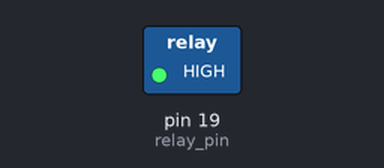
This sketch was run on a simulated Arduino Uno, built with avr-gcc and run on an emulated ATmega328P. Shown: switched loads named in the sketch (green lamp = pin HIGH). Dashed ring = blinking.

Above: at 0.5 s.
Timing chart, 0 to 4.6 s (numbered marks = the images above):
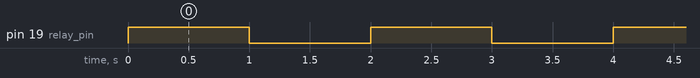

Measured:
- by itself, pin 19 (relay_pin): alternates HIGH for 1.0 s and LOW for 1.0 s

The sketch:

LAB10_Relay.ino
```cpp
#define relay_pin 19  // กำหนดพอร์ตรีเลย์

void setup() {
  pinMode(relay_pin, OUTPUT); // กำหนดพอร์ตรีเลย์เป็น OUTPUT
}

void loop() {
  digitalWrite(relay_pin, HIGH);  // สั่งให้พอร์ตรีเลย์ มีสถานะเป็น HIGH
  delay(1000);                    // หน่วงเวลา 1 วินาที
  digitalWrite(relay_pin, LOW);   // สั่งให้พอร์ตรีเลย์ มีสถานะเป็น LOW
  delay(1000);                    // หน่วงเวลา 1 วินาที
}
```
